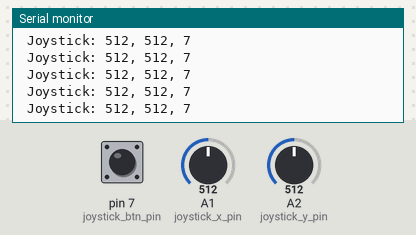
Bench run of a sketch on a simulated Arduino Uno, built with avr-gcc and run on an emulated ATmega328P. On the bench: the last lines printed to the serial monitor. The inputs (shaded band) are chosen by the test bench; at power-on: A1 (joystick_x_pin) = 512, pin 7 (joystick_btn_pin) HIGH, A2 (joystick_y_pin) = 512.

Above: at 1.2 s.
1.3 s: A1 (joystick_x_pin) set to 990
At 2.3 s:
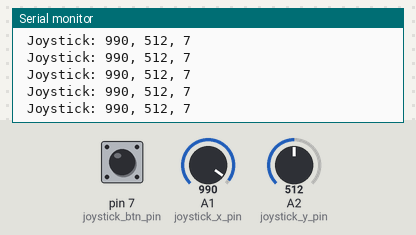
2.8 s: A1 (joystick_x_pin) set to 1017
At 3.7 s:
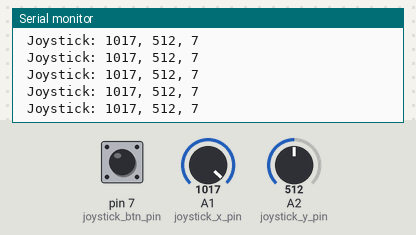
Timing chart, 0 to 5.2 s (numbered marks = the images above; inputs shaded):
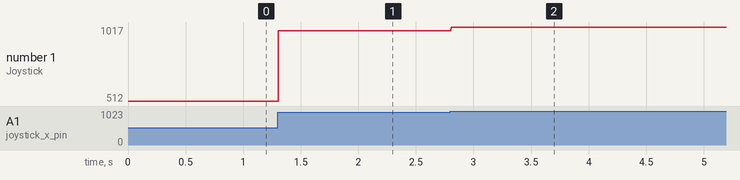

The sketch:

joystick.ino
```cpp
// define all the pins that are going to be used
int joystick_x_pin = A1; // set the joystick pin for the x direction to A1
int joystick_y_pin = A2; // set the joystick pin for the y direction to A2
int joystick_btn_pin = 7; // set the joystick pin for the button direction to 7

void setup() {
  // put your setup code here, to run once:

  Serial.begin(115200); // start the serial at a baud rate of 115200
  Serial.println("Starting program...");

  pinMode(joystick_x_pin, INPUT); // configure the joystick pin for the x direction for input
  pinMode(joystick_y_pin, INPUT); // configure the joystick pin for the y direction for input
  pinMode(joystick_btn_pin, INPUT_PULLUP); // configure the joystick button pin for input pullup (makes button values more stable)
}

void loop() {
  // put your main code here, to run repeatedly:

  int joystick_x_value = analogRead(joystick_x_pin); // read the analog value going into the joystick pin for the x direction
  int joystick_y_value = analogRead(joystick_y_pin); // read the analog value going into the joystick pin for the y direction
  int joystick_sw_value = digitalRead(joystick_btn_pin); // read the digital value going into the joystick button pin

  // print the potentiometer values to the serial
  Serial.print(" Joystick: ");
  Serial.print(joystick_x_value);
  Serial.print(", ");
  Serial.print(joystick_y_value);
  Serial.print(", ");
  Serial.print(joystick_btn_pin);

  Serial.println();
}
```

Measured:
- after the input at 1.3 s, the serial monitor: prints a new line at once (image 1)
- after the input at 2.8 s, the serial monitor: prints a new line at once (image 2)
- plotted number 1: 512 → 990 after the input at 1.3 s, 990 → 1017 after the input at 2.8 s
